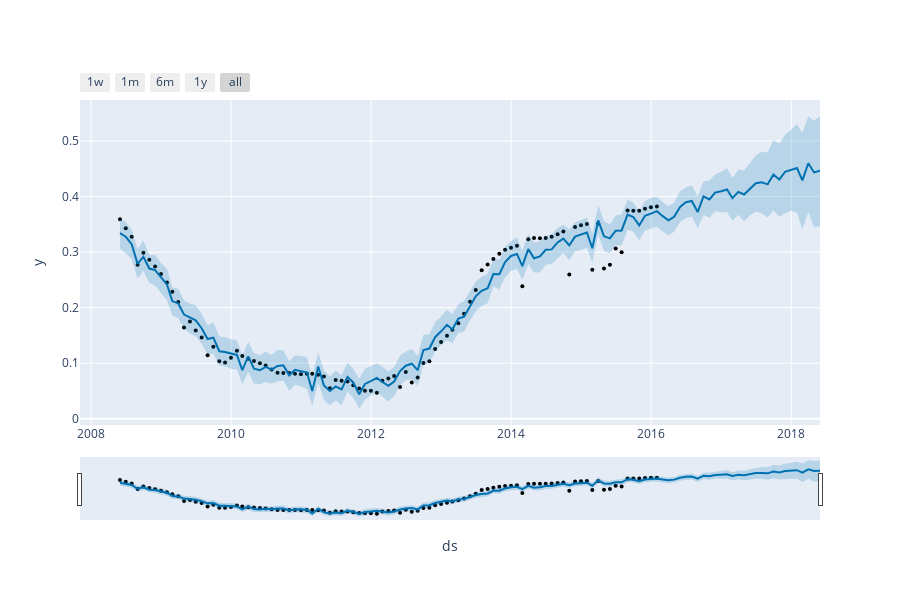

Here is the notebook cell this chart was saved with:
### Code cell
plot_plotly(prophet_model2, forecast)
